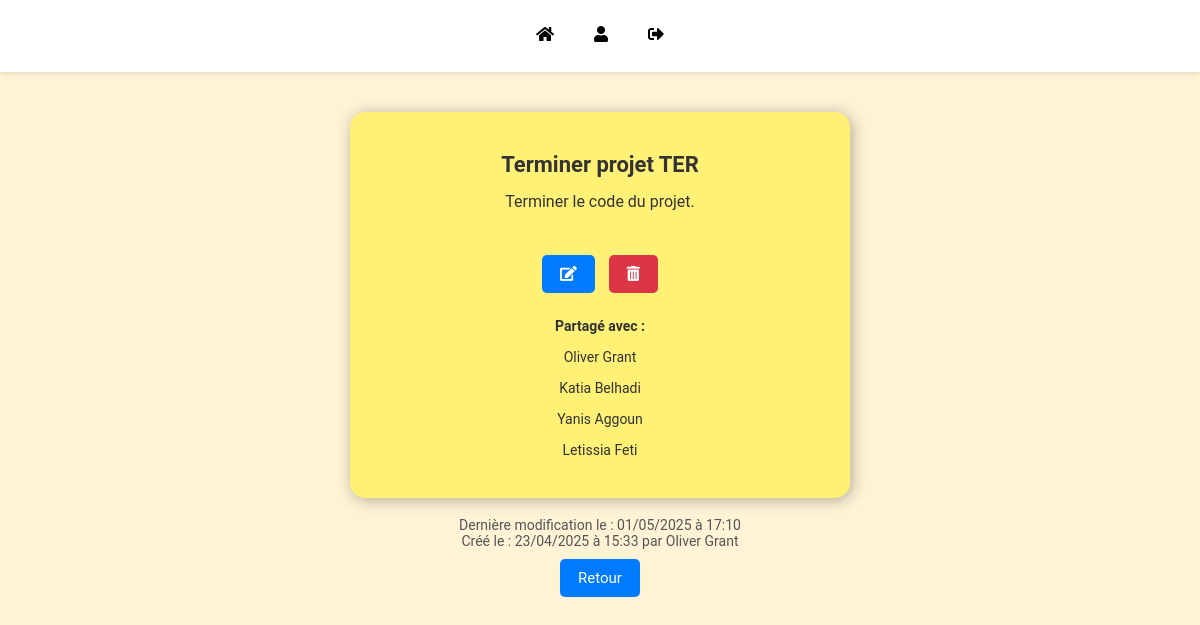
Screenshot of /visualisation_postit/visualisation_postit.php?id=24 (signed in) with the database file from the repository.
### tables this page shows
CREATE TABLE IF NOT EXISTS `post_it` (
  `id_post_it` int(11) NOT NULL AUTO_INCREMENT,
  `id_proprietaire` int(11) NOT NULL,
  `titre` varchar(150) NOT NULL,
  `contenu` varchar(250) NOT NULL,
  `date_creation` datetime NOT NULL,
  `date_modification` datetime DEFAULT NULL,
  `couleur` enum('orange','rouge','vert','bleu','jaune','rose') DEFAULT 'jaune',
  PRIMARY KEY (`id_post_it`),
  KEY `fk_post_it_utilisateur` (`id_proprietaire`)
);

CREATE TABLE IF NOT EXISTS `utilisateur` (
  `id_utilisateur` int(11) NOT NULL AUTO_INCREMENT,
  `email` varchar(255) NOT NULL,
  `password` varchar(255) NOT NULL,
  `nom` varchar(255) NOT NULL,
  `prenom` varchar(255) NOT NULL,
  `pseudo` varchar(255) DEFAULT NULL,
  `date_naiss` date DEFAULT NULL,
  PRIMARY KEY (`id_utilisateur`),
  UNIQUE KEY `email` (`email`)
);

### functions.php (called while the page is built, shortened)
<?php
function ConnexionDB(){
    $bdd = new PDO('mysql:host=127.0.0.1;dbname=app_post_it;charset=utf8', 'root', '');
    return $bdd;
}
function SelectInfoPostit($idPostit, $idUtilisateur) {
    $bdd = ConnexionDB();
    $infoPostit = $bdd->prepare("SELECT DISTINCT post_it.id_post_it, post_it.id_proprietaire,post_it.titre,post_it.contenu,post_it.date_creation,post_it.date_modification, utilisateur.nom, utilisateur.prenom, post_it.couleur FROM post_it JOIN utilisateur ON utilisateur.id_utilisateur = post_it.id_proprietaire LEFT JOIN post_it_partage ON post_it.id_post_it = post_it_partage.id_post_it WHERE post_it.id_post_it = ? AND (post_it.id_proprietaire = ? OR post_it_partage.id_user_partage = ?);
                                ");
    $infoPostit->execute(array($idPostit, $idUtilisateur, $idUtilisateur));
    return $infoPostit->fetch(PDO::FETCH_ASSOC);
}
function SelectUserPostitPartage($idPostit) {
    $bdd = ConnexionDB();
    $UserPartagePostit = $bdd->prepare("SELECT id_utilisateur, prenom, nom, pseudo from post_it_partage join utilisateur on utilisateur.id_utilisateur = post_it_partage.id_user_partage where id_post_it = ?");
    $UserPartagePostit->execute(array($idPostit));
    return $UserPartagePostit->fetchAll(PDO::FETCH_ASSOC);
}
?>

### visualisation_postit/visualisation_postit.php (the view, shortened to what this page needs)
<?php
require_once("../functions.php");
$idPostit = intval($_GET['id']);
$infoPostit = SelectInfoPostit($idPostit, $_SESSION['idUser']);
$userPostitPartage = SelectUserPostitPartage($idPostit);
$couleur = $infoPostit['couleur'];
$backgroundColor = '#FFF176';
$couleursHex = [
    'jaune' => '#FFF176',
    'orange' => '#FFB74D',
    'rouge'  => '#EF5350',
    'vert'   => '#81C784',
    'bleu'   => '#64B5F6',
    'rose'   => '#F48FB1',
];
if (isset($couleursHex[$couleur])) {
    $backgroundColor = $couleursHex[$couleur];
}
?>
<!DOCTYPE html>
<html lang="fr">
<head>
    <link rel="stylesheet" href="styles.css">
    <link rel="stylesheet" href="https://cdnjs.cloudflare.com/ajax/libs/font-awesome/5.15.4/css/all.min.css">
</head>
<body>
    <div class="navbar">
        <a href="../index.php" title="Accueil"><i class="fas fa-home"></i></a>
        <a href="../index.php?account=true" title="Mon compte"><i class="fas fa-user"></i></a>
        <a href="../connexion/deconnexion.php" title="Déconnexion"><i class="fas fa-sign-out-alt"></i></a>
    </div>
    <main>
        <div class="postit-container" style="background-color: <?= $backgroundColor ?>;">
            <div class="postit-info">
                <p class="title">
                    <strong><?= $infoPostit['titre'] ?></strong>
                </p>
                <p><?= $infoPostit['contenu'] ?></p><br>
                <?php if($_SESSION['idUser'] == $infoPostit['id_proprietaire']){ ?>
                        <a href="../creation_edition/create_postit.php?id=<?= $infoPostit['id_post_it'] ?>" class="btn-page-visualisation"> <i class="fas fa-edit"></i></a>
                        <a href="visualisation_postit.php?id=<?= $infoPostit['id_post_it'] ?>&delete_postit=<?= $infoPostit['id_post_it'] ?>" class="btn-page-visualisation delete-button"><i class="fas fa-trash-alt"></i></a>
                <?php
                }
                  if($userPostitPartage){ ?>
                    <p class="dates">
                        <b>Partagé avec :</b>
                    </p>
                    <?php
                    foreach ($userPostitPartage as $user) : ?>
                        <p class="dates"><?= $user['prenom'] ?> <?= $user['nom'] ?></p>
                    <?php
                    endforeach;
                    }?>
            </div>
        </div>
        <br>
        <p class="dates">Dernière modification le : <?= date('d/m/Y à H:i', strtotime($infoPostit['date_modification'])) ?></p>
        <p class="dates">Créé le : <?= date('d/m/Y à H:i', strtotime($infoPostit['date_creation'])) ?> par <?= $infoPostit['prenom'] ?> <?= $infoPostit['nom'] ?></p>
        <a href="../index.php" class="btn-page-visualisation">Retour</a>
    </main>
</body>
</html>

### visualisation_postit/styles.css (style rules this page uses)
* { margin: 0; padding: 0; box-sizing: border-box; font-family: 'Roboto', sans-serif; }
body { min-height: 100vh; background-color: #FFF3D6; margin: 0; padding: 0; }
main { display: flex; flex-direction: column; align-items: center; padding: 20px; }
.navbar { display: flex; justify-content: center; flex-wrap: wrap; width: 100%; background: white; padding: 10px 0; margin-bottom: 20px; box-shadow: 0 2px 5px rgba(0, 0, 0, 0.1); }
.navbar a { text-decoration: none; color: black; padding: 10px 15px; margin: 5px; font-size: 16px; font-weight: bold; border-bottom: 3px solid transparent; transition: border-color 0.2s; }
.postit-container { width: 100%; max-width: 500px; padding: 25px; border-radius: 15px; box-shadow: 2px 2px 15px rgba(0, 0, 0, 0.3); text-align: center; word-wrap: break-word; }
.postit-info p { margin: 15px 0; color: #333; }
.title { font-size: 22px; font-weight: bold; margin-bottom: 10px; }
.dates { font-size: 14px; color: #555; font-weight: normal; word-wrap: break-word; }
.btn-page-visualisation { display: inline-block; padding: 10px 18px; margin: 10px 5px; text-decoration: none; color: white; background-color: #007bff; border-radius: 5px; font-size: 15px; transition: background-color 0.2s; }
.delete-button { background-color: #dc3545; }

### rows the page displays
post_it: titre "Terminer projet TER", contenu "Terminer le code du projet.", date_modification "01/05/2025 à 17:10", date_creation "23/04/2025 à 15:33", utilisateur.prenom "Oliver", utilisateur.nom "Grant"
utilisateur: prenom "Oliver", nom "Grant"
utilisateur: prenom "Katia", nom "Belhadi"
utilisateur: prenom "Yanis", nom "Aggoun"
utilisateur: prenom "Letissia", nom "Feti"
